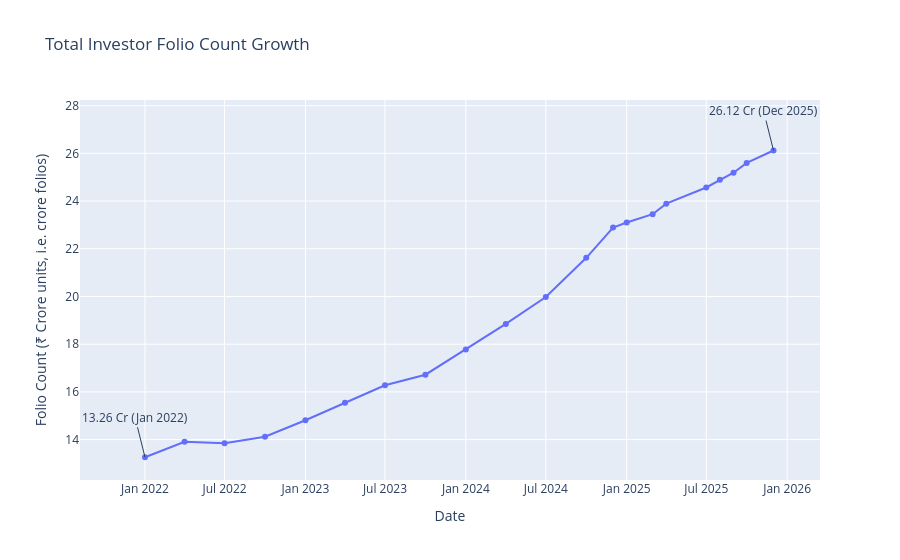

Write notebook code for a chart like this one.
### Markdown cell above
Chart 6
=========
- T30 cities account for 66% of SIP volume vs B30's 34%, in line with SEBI's own penetration concerns
- Interestingly, state-level SIP totals are nearly uniform (₹1.64Cr–₹2.07Cr, only a 1.26x spread across 12 states) — unlike the real Indian MF industry, where Maharashtra alone (driven by Mumbai) typically commands a disproportionate share.
- This points to the state field being close to uniformly/randomly generated in this synthetic dataset rather than reflecting real geographic concentration.

### Code cell
folio["month"] = pd.to_datetime(folio["month"])   # critical — see note below

fig = px.line(folio, x="month", y="total_folios_crore", markers=True,
              title="Total Investor Folio Count Growth")
start = folio.iloc[0]
end = folio.iloc[-1]
fig.add_annotation(x=start["month"].strftime("%Y-%m-%d"), y=start["total_folios_crore"],
                    text=f"{start['total_folios_crore']} Cr ({start['month'].strftime('%b %Y')})", showarrow=True, ay=-40)
fig.add_annotation(x=end["month"].strftime("%Y-%m-%d"), y=end["total_folios_crore"],
                    text=f"{end['total_folios_crore']} Cr ({end['month'].strftime('%b %Y')})", showarrow=True, ay=-40)
fig.update_layout(xaxis_title="Date", yaxis_title="Folio Count (₹ Crore units, i.e. crore folios)")
fig.write_image(CHART_DIR / "07_folio_growth.png")
fig.show()

### Figure 1 — Plotly figure (JSON) as saved in the notebook; plotly's stock layout.template omitted (floating-point values rounded to 4 significant figures)
{"data": [{"hovertemplate": "month=%{x}<br>total_folios_crore=%{y}<extra></extra>", "legendgroup": "", "line": {"color": "#636efa", "dash": "solid"}, "marker": {"symbol": "circle"}, "mode": "lines+markers", "name": "", "orientation": "v", "showlegend": false, "type": "scatter", "x": ["2022-01-01T00:00:00", "2022-04-01T00:00:00", "2022-07-01T00:00:00", "2022-10-01T00:00:00", "2023-01-01T00:00:00", "2023-04-01T00:00:00", "2023-07-01T00:00:00", "2023-10-01T00:00:00", "2024-01-01T00:00:00", "2024-04-01T00:00:00", "2024-07-01T00:00:00", "2024-10-01T00:00:00", "2024-12-01T00:00:00", "2025-01-01T00:00:00", "2025-03-01T00:00:00", "2025-04-01T00:00:00", "2025-07-01T00:00:00", "2025-08-01T00:00:00", "2025-09-01T00:00:00", "2025-10-01T00:00:00", "2025-12-01T00:00:00"], "xaxis": "x", "y": [13.26, 13.91, 13.85, 14.12, 14.81, 15.54, 16.28, 16.72, 17.78, 18.85, 19.98, 21.62, 22.89, 23.1, 23.45, 23.89, 24.57, 24.89, 25.19, 25.6, 26.12], "yaxis": "y"}], "layout": {"annotations": [{"ay": -40, "showarrow": true, "text": "13.26 Cr (Jan 2022)", "x": "2022-01-01", "y": 13.26}, {"ay": -40, "showarrow": true, "text": "26.12 Cr (Dec 2025)", "x": "2025-12-01", "y": 26.12}], "legend": {"tracegroupgap": 0}, "title": {"text": "Total Investor Folio Count Growth"}, "xaxis": {"anchor": "y", "domain": [0, 1], "title": {"text": "Date"}}, "yaxis": {"anchor": "x", "domain": [0, 1], "title": {"text": "Folio Count (₹ Crore units, i.e. crore folios)"}}}}
